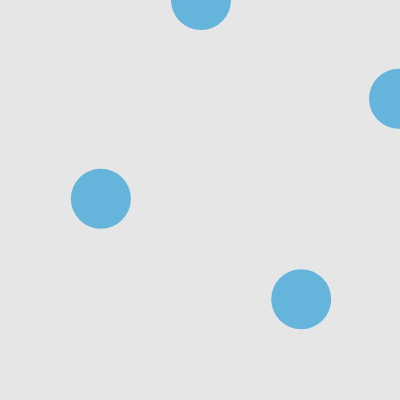
Frame 1 (no input)
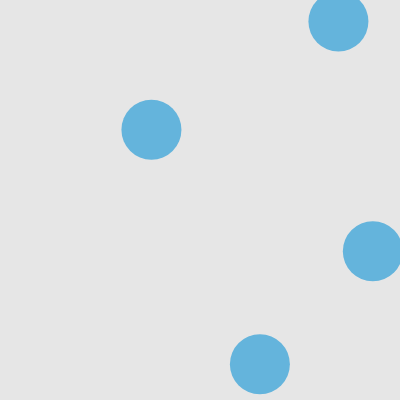
Frame 60 (no input)
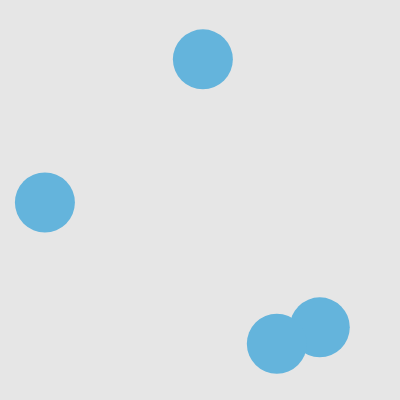
Frame 120 (the mouse pressed at the canvas centre since frame 60)

The p5.js sketch that drew these frames (run headless with seeded random() and noise() and a simulated clock; from frame 60 on, the mouse is pressed at the canvas centre):

// p5.js sketch
// ── sketch.js
// DM2008 — Activity 5a [Guided]
// Colliding Circles (30 min)
//
// A vector stores position and movement together — cleaner than separate x and y variables.
// Your job is to get two balls moving, then detect and respond to their collision.
//
// Suggested order:
// 1. Create two Ball objects in setup()
// 2. Check the distance between them in draw()
// 3. Trigger a visual response when they collide
// 4. Implement edge behaviour in move() — wrap or bounce, your choice
//
// Stretch: add a third ball, or make the collision response affect both balls.

let balls = [];

function setup() {
  createCanvas(400, 400);
  // Create two balls at different starting positions
  balls.push(new Ball(100, 200));
  balls.push(new Ball(200, 600));
  balls.push(new Ball(300, 300));
  balls.push(new Ball(400, 100));
}

function draw() {
  background(230);

  // Check collision between the two balls
  // dist() measures the distance between their centers
  // They overlap when that distance is less than the sum of their radii

  let d = dist(balls[0].pos.x, balls[0].pos.y, balls[1].pos.x, balls[1].pos.y);
  let colliding = d < balls[0].r + balls[1].r; // true when the balls overlap, false otherwise

  for (let i = 0; i < balls.length; i++) {
    balls[i].move();
    balls[i].show(colliding);
  }
}

class Ball {
  constructor(x, y) {
    // pos and vel are vectors — they store x and y together as one object
    this.pos = createVector(x, y);
    this.vel = createVector(random(-2, 2), random(-2, 2));
    this.r = 30;
  }

  move() {
    // Adding the velocity vector to position moves the ball each frame
    this.pos.add(this.vel);

    // Handle edges — could you make this bounce instead of wrap?
    if (this.pos.x > width) {
      this.pos.x = 0;
    }
    if (this.pos.x < 0) {
      this.pos.x = width;
    }
    if (this.pos.y > height) {
      this.pos.y = 0;
    }
    if (this.pos.y < 0) {
      this.pos.y = height;
    }
  }

  show(colliding) {
    // colliding is true or false — try using it in an if/else to change fill or size
    fill(100, 180, 220);
    noStroke();
    ellipse(this.pos.x, this.pos.y, this.r * 2);
  }
}
